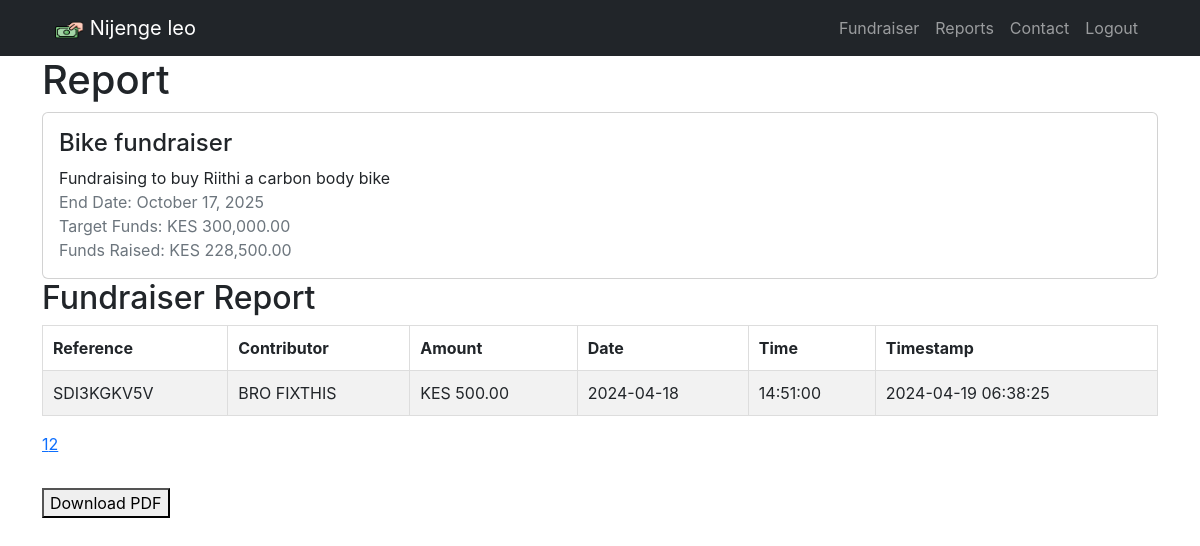
The page /report/3/page/2 (signed in) on the database as committed earlier.
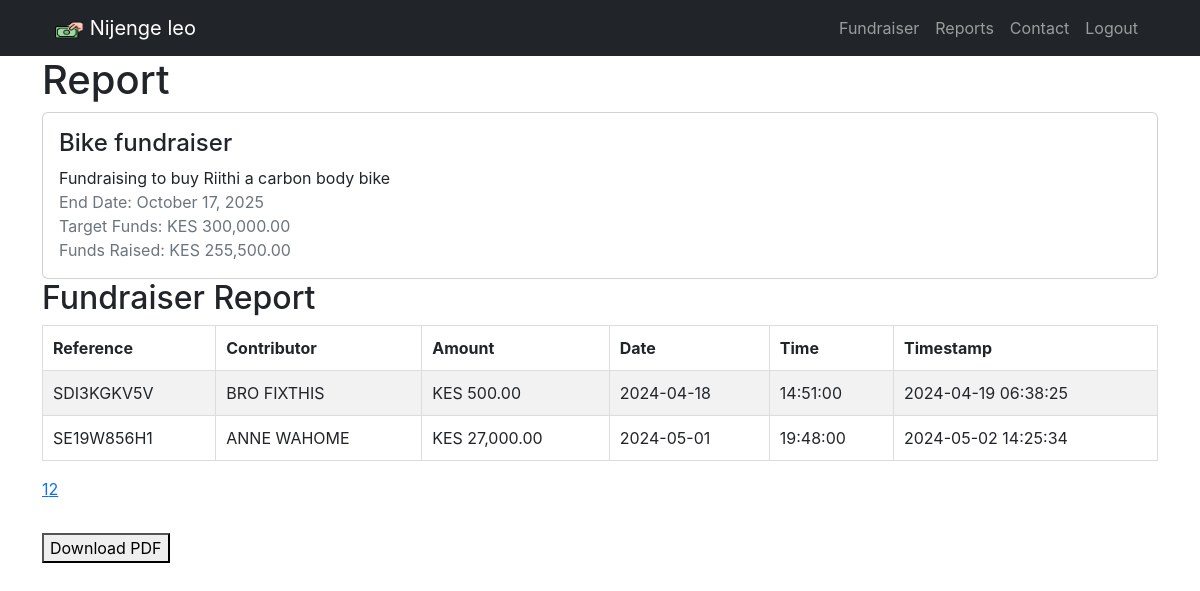
The same page on the database as committed later.
### models.py (models this page shows, shortened)
class Fundraiser(db.Model):
    id = db.Column(db.Integer, primary_key=True)
    user_id = db.Column(db.Integer, db.ForeignKey("user.id"), nullable=False)
    name = db.Column(db.String, nullable=False)
    description = db.Column(db.String)
    end_date = db.Column(db.DateTime, nullable=False)
    target_funds = db.Column(db.Integer, nullable=False)
    user = db.relationship("User", backref=db.backref("fundraisers", lazy=True))
    @property
    def funds_raised(self):
        total = (
            db.session.query(func.sum(Contribution.amount))
            .filter_by(fundraiser_id=self.id)
            .scalar()
        )
        return total or 0

class Contribution(db.Model):
    __tablename__ = 'contributions'
    contribution_id = db.Column(db.Integer, primary_key=True, autoincrement=True)
    fundraiser_id = db.Column(db.Integer, db.ForeignKey('fundraiser.id'), nullable=False)
    contribution_reference = db.Column(db.Text, nullable=False)
    contributor_name = db.Column(db.Text, nullable=False)
    phone_number = db.Column(db.Text, nullable=False)
    amount = db.Column(db.DECIMAL, nullable=False)
    contribution_date = db.Column(db.Date, nullable=False)
    contribution_time = db.Column(db.Time, nullable=False)
    timestamp = db.Column(db.DateTime(timezone=True), server_default=func.now())
    fundraiser = db.relationship('Fundraiser', backref='contributions')
    def to_dict(self):
        return {
            'contribution_reference': self.contribution_reference,
            'contributor_name': self.contributor_name,
            'phone_number': self.phone_number,
            'amount': self.amount,
            'contribution_time': self.contribution_time.strftime("%H:%M:%S"),  # Convert time to string
            'timestamp': self.timestamp.strftime("%Y-%m-%d %H:%M:%S"),  # Convert timestamp to string
            'contribution_date': self.contribution_date.strftime("%Y-%m-%d"),  # Convert date to string
        }

### app.py (the view)
@app.route("/report/<int:fundraiser_id>/page/<int:page_number>")
@login_required
def report(fundraiser_id, page_number):
    try:
        if fundraiser_id == 0:
            return redirect(
                url_for("fundraiser")
            )  # Call create_fundraiser() when fundraiser_id is 0
        fundraiser = Fundraiser.query.get_or_404(fundraiser_id)
        per_page = 10
        start = (page_number - 1) * per_page  # Calculate start index
        contributions = Contribution.query.filter_by(fundraiser_id=fundraiser_id)
        total_contributions = contributions.count()
        total_pages = math.ceil(total_contributions / per_page)
        if start >= total_contributions:
            return "Page number out of range", 404
        results = contributions.limit(per_page).offset(start).all()
        contributions_dicts = [contribution.to_dict() for contribution in results]
        return render_template(
            "report.html",
            fundraiser=fundraiser,
            contributions=contributions_dicts,
            total_pages=total_pages,
            current_page=page_number,
        )
    except Exception as e:
        app.logger.error(f"Error generating report: {str(e)}")
        return error(
            "An error occurred while generating the report. Please try again later.",
            500,
        )

### app.py (called while the page is built)
@app.template_filter("currency_format")
def currency_format(value):
    formatted_value = f"KES {value:,.2f}"  # Format as KES with thousands separator and 2 decimal places
    return formatted_value

### models.py (called while the page is built)
def login_required(func):
    @wraps(func)
    def decorated_function(*args, **kwargs):
        if 'user_id' not in session:
            return redirect(url_for('login'))
        g.user = User.query.get(session['user_id'])  # Retrieve user information
        return func(*args, **kwargs)
    return decorated_function

### templates/report.html (shortened to what this page needs)
{% extends "layout.html" %}
{% block content %}
<div class="container">
    <h1>Report</h1>
  <div class="card">
    <div class="card-body">
      <h4 class="card-title">{{ fundraiser.name }}</h4>
      <p class="card-text">{{ fundraiser.description }}</p>
      <p class="text-muted">
        End Date: {{ fundraiser.end_date.strftime("%B %d, %Y") }}<br>
        Target Funds: {{ fundraiser.target_funds | currency_format }}<br>
        Funds Raised: {{ fundraiser.funds_raised | currency_format }}
      </p>
    </div>
  </div>
  <h2>Fundraiser Report</h2>
  <table id="contributions-table" class="table table-bordered table-striped">
  <thead>
    <tr>
      <th>Reference</th>
      <th>Contributor</th>
      <th>Amount</th>
      <th>Date</th>
      <th>Time</th>
      <th>Timestamp</th>
    </tr>
  </thead>
  <tbody>
    {% for contribution in contributions %}  <tr>
        <td>{{ contribution.contribution_reference }}</td>
        <td>{{ contribution.contributor_name }}</td>
        <td>{{ contribution.amount|currency_format }}</td>
        <td>{{ contribution.contribution_date }}</td>
        <td>{{ contribution.contribution_time }}</td>
        <td>{{ contribution.timestamp }}</td>
      </tr>
    {% endfor %}
  </tbody>
</table>
  <nav aria-label="Page navigation">
    <ul class="pagination">
      {% for page in range(1, total_pages + 1) %}
      {% if page == current_page %}
      <li class="active"><a href="#" data-page-number="{{ page }}">{{ page }}</a></li>
      {% else %}
      <li>
        <a href="{{ url_for('report', fundraiser_id=fundraiser.id, page_number=page) }}" data-page-number="{{ page }}">{{
          page }}</a>
      </li>
      {% endif %}
      {% endfor %}
    </ul>
  </nav>
  <button id="download-pdf">Download PDF</button>
  <pre id="contributions-data" style="display: none;">{{ contributions|tojson }}</pre>  </div>
{% endblock %}

### templates/layout.html (shortened to what this page needs)
{% macro navbar() %}
<nav class="navbar navbar-expand-lg navbar-dark bg-dark fixed-top" id="mainNav">
  <div class="container px-4">
    <a class="navbar-brand" href="{{ url_for('index') }}">
      <img src="{{ url_for('static', filename='assets/favicon.ico') }}" alt="Logo" width="30" height="24">
      Nijenge leo
    </a>
      {% if session.user_id %}
    <div class="collapse navbar-collapse" id="navbarNav">
      <ul class="navbar-nav ms-auto">
        <li class="nav-item"><a class="nav-link" href="/fundraiser">Fundraiser</a></li>
        <li class="nav-item"><a class="nav-link" href="{{ url_for('report_index') }}">Reports</a></li>
        <li class="nav-item"><a class="nav-link" href="{{ url_for('index') }}#contactForm">Contact</a></li>
        <li class="nav-item"><a class="nav-link" href="/logout">Logout</a></li>
      </ul>
    </div>
      {% endif %}
  </div>
</nav>
{% endmacro %}
<!DOCTYPE html>
<html lang="en">
<head>
  <link rel="stylesheet" href="{{ url_for('static', filename='css/styles.css') }}">
  <link href="https://cdnjs.cloudflare.com/ajax/libs/toastr.js/latest/toastr.min.css" rel="stylesheet">
</head>
<body>
  {{ navbar() }}
<div class="content-wrapper">
  <main>
    {% block content %}{% endblock %}
  </main>
</div>
</body>
</html>

Rows that differ between the two databases and show on the page:
added Contribution: contribution_reference "SE19W856H1", contributor_name "ANNE WAHOME", amount "KES 27,000.00", contribution_date "2024-05-01", contribution_time "19:48:00", timestamp "2024-05-02 14:25:34"
Other text that changed with them:
{{ fundraiser.funds_raised | currency_format }}: "KES 228,500.00" → "KES 255,500.00"
